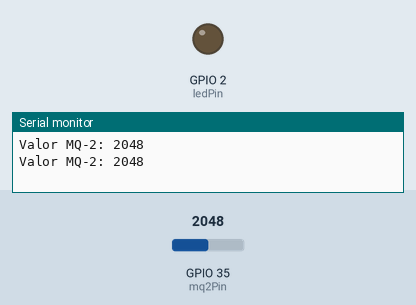
Simulated run of this sketch. Board: ESP32. On the bench: output pins drawn as LEDs (lit = HIGH), the last lines printed to the serial monitor. The inputs (shaded band) are chosen by the test bench; at power-on: GPIO 35 (mq2Pin) = 2048.

Above: at 1.8 s.
1.9 s: GPIO 35 (mq2Pin) set to 3454
3.4 s: GPIO 35 (mq2Pin) set to 3559
At 4.7 s:
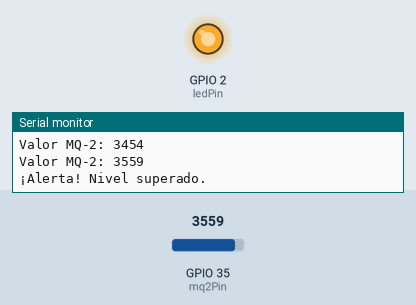
5.5 s: GPIO 35 (mq2Pin) set to 3460
At 6.3 s:
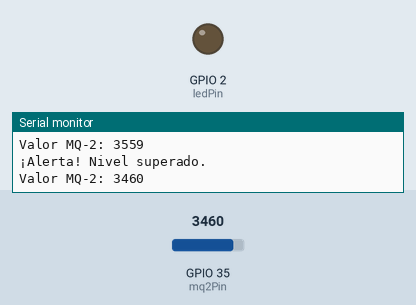
7.5 s: GPIO 35 (mq2Pin) set to 3540
At 9.0 s:
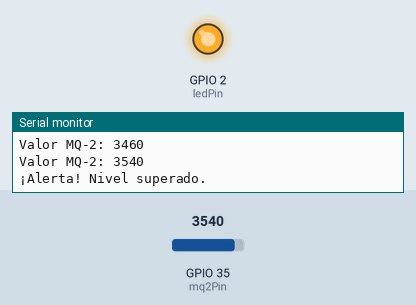
Timing chart, 0 to 10.5 s (numbered marks = the images above; inputs shaded):
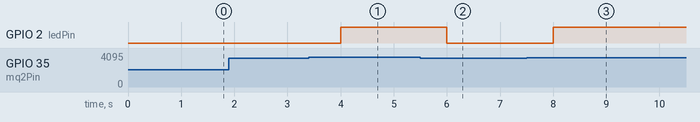

The sketch:

MQ-2.ino
```cpp
// Grupo 5: Marco Mallardo, Thiago Ducau, Ramiro Perekalski

#include <Arduino.h>

const int mq2Pin = 35; // Pin analogico para el MQ-2 (o potenciometro)
const int ledPin = 2;  // Pin para el LED indicador

void setup() {
  Serial.begin(115200);
  pinMode(ledPin, OUTPUT);
  digitalWrite(ledPin, LOW);
}

void loop() {
  int sensorValue = analogRead(mq2Pin);

  Serial.print("Valor MQ-2: ");
  Serial.println(sensorValue);

  if (sensorValue > 3500) {
    digitalWrite(ledPin, HIGH); // Prende el LED
    Serial.println("¡Alerta! Nivel superado.");
  } else {
    digitalWrite(ledPin, LOW);  // Apaga el LED
  }

  delay(1000);
}
```

Measured:
- the behaviour switches between 3500 and 3501 on GPIO 35 (mq2Pin) (found by bisection; images 0 and 1)
- after the input at 3.4 s, GPIO 2 (ledPin): LOW → HIGH after 0.60 s
- after the input at 5.5 s, GPIO 2 (ledPin): HIGH → LOW after 0.50 s
- after the input at 7.5 s, GPIO 2 (ledPin): LOW → HIGH after 0.50 s
